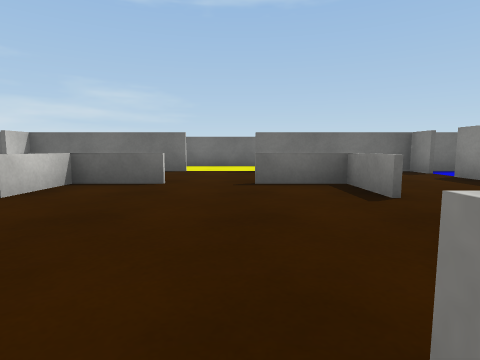
[1] (above)

16 first-person views from a walk through a Unity game level. The camera is 0.55 m above the floor, tilts 6° down and sees 80° across. The floor is counted in squares, 1 m on a side. Each view is taken from the middle of a square. On the plan, view 1 faces up. The plan holds only what a view shows up to about 9 squares ahead; the rest is blank. Surface patterns are stand-ins for the level's own textures.

[2]
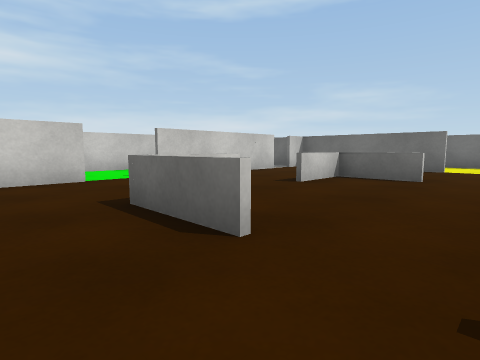

[3]
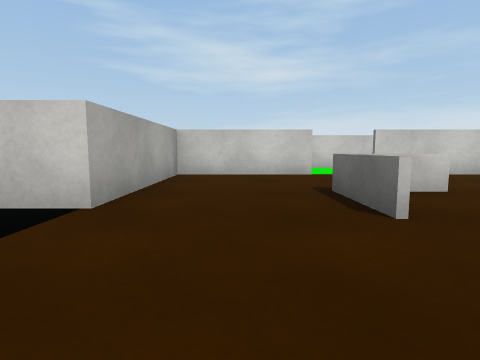

[4]
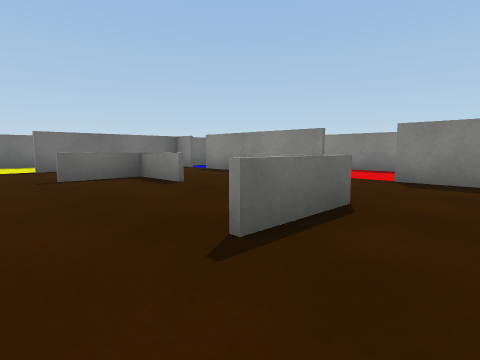

[5]
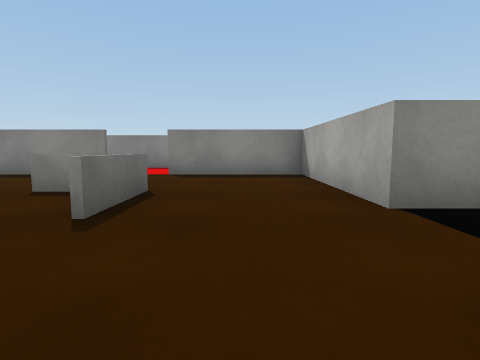

[6]
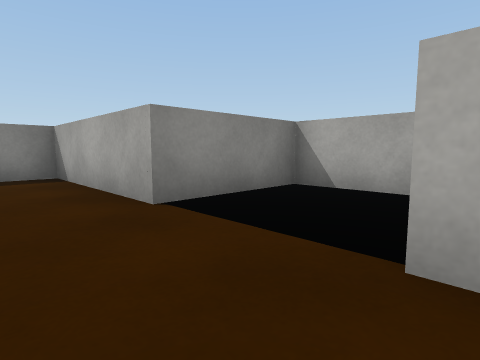

[7]
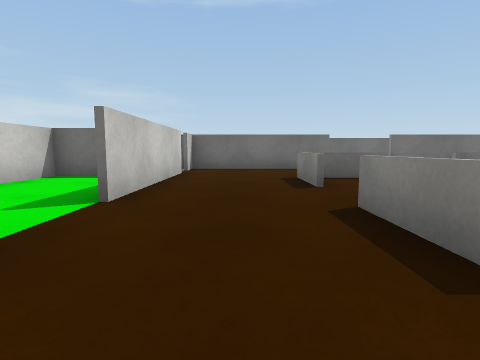

[8]
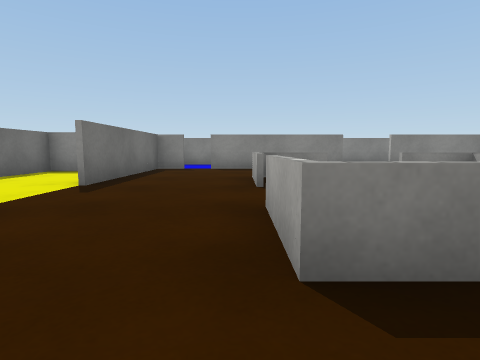

[9]
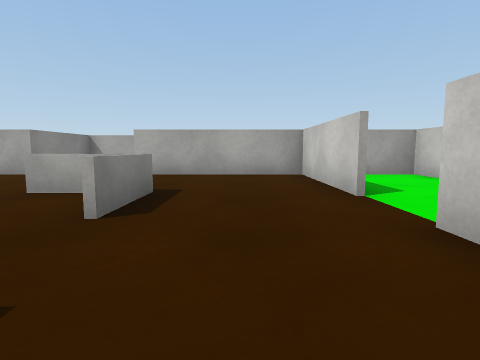

[10]
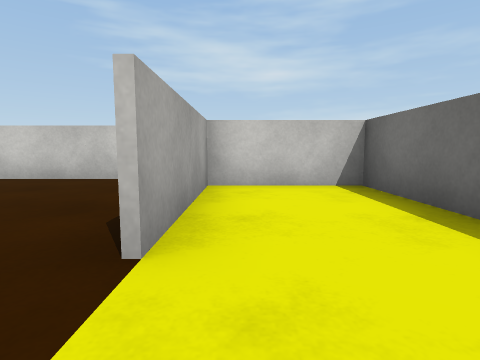

[11]
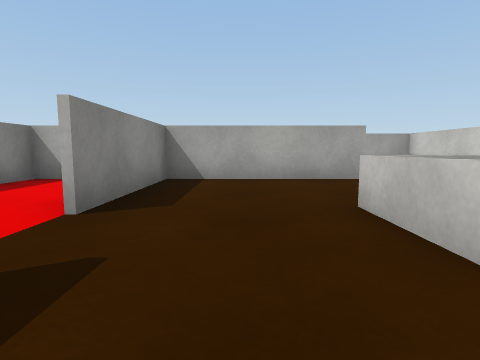

[12]
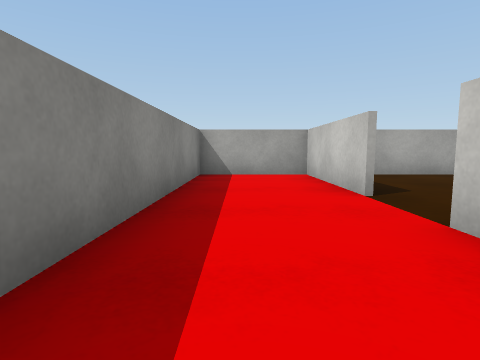

[13]
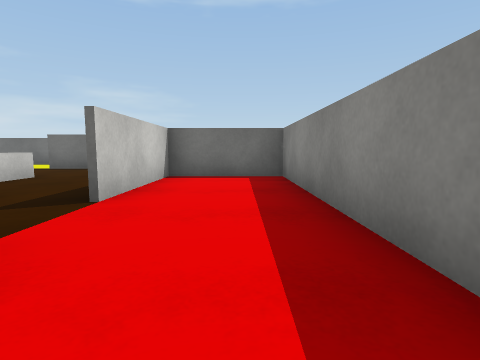

[14]
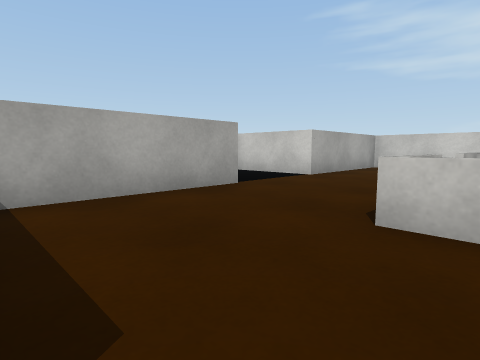

[15]
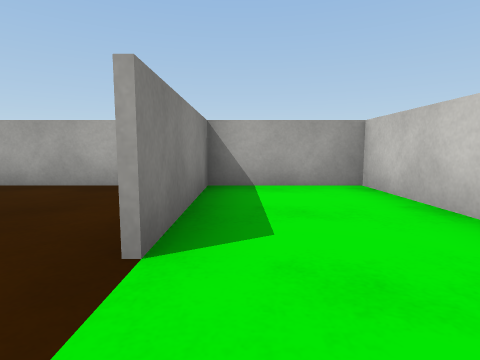

[16]
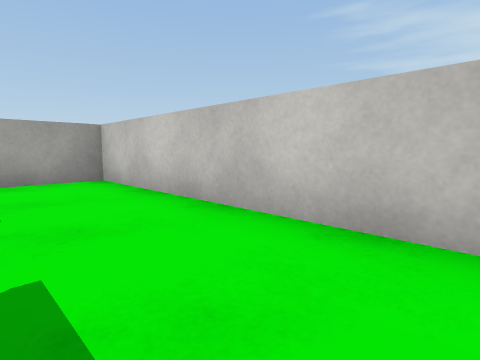

### Floor plan
Key: @ floor where view 1 was taken; # wall or solid block; . floor; = window, fence, low wall or low ledge.
Columns run from 8 left of view 1 to 7 right of it. Each row starts with its distance up from view 1.
 10    ##########
  9    #........#
  8    #........#
  7    ####..####
  6    #........##
  5 ####.===.==.####
  4 #..#.=....=.#..#
  3 #..#.=....=.#..#
  2 #..#........#..#
  1 #....=....=....#
  0 #..#.===@==.#..#
 -1 #..#........#..#
 -2 #..#........#..#
 -3 #######..#######
 -4       #..#
 -5       ####

Where each view was taken, in squares from view 1:
view 1: 0 up, 0 right, facing up
view 2: 1 down, 0 right, facing up-left
view 3: 1 down, 1 right, facing left
view 4: 1 down, 1 left, facing up-right
view 5: 1 down, 2 left, facing right
view 6: 1 down, 2 left, facing down-right
view 7: 1 down, 4 left, facing up
view 8: 5 up, 4 left, facing right
view 9: 4 up, 4 left, facing down
view 10: 8 up, 0 right, facing left
view 11: 3 up, 3 right, facing down
view 12: 4 up, 6 right, facing down
view 13: 1 down, 6 right, facing up
view 14: 1 up, 4 right, facing down-left
view 15: 2 up, 6 left, facing down
view 16: 3 up, 6 left, facing down-left
